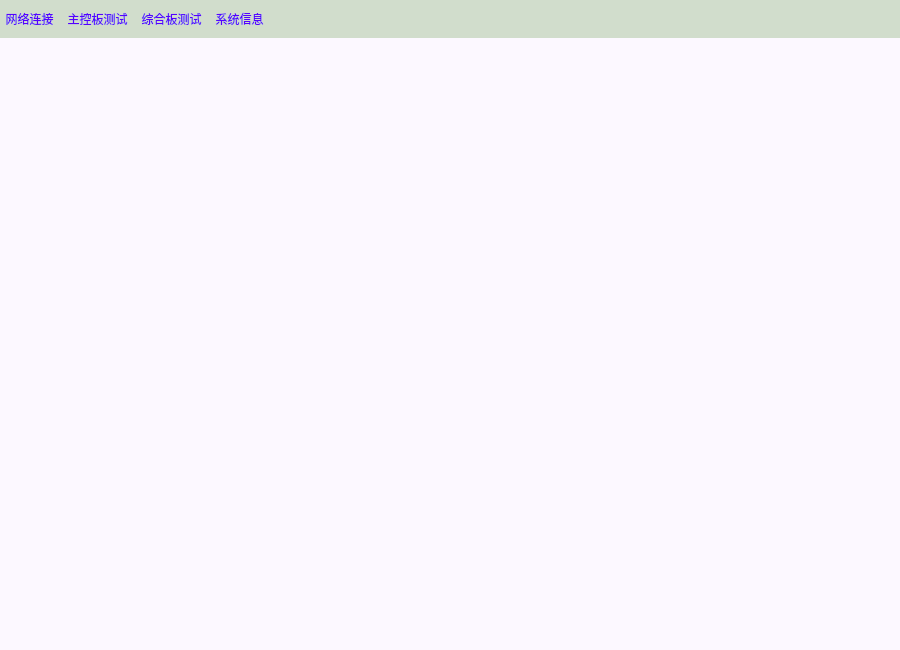
<?xml version="1.0" encoding="UTF-8"?>
<ui version="4.0">
 <class>MainWindow</class>
 <widget class="QMainWindow" name="MainWindow">
  <property name="geometry">
   <rect>
    <x>0</x>
    <y>0</y>
    <width>900</width>
    <height>650</height>
   </rect>
  </property>
  <property name="sizePolicy">
   <sizepolicy hsizetype="Preferred" vsizetype="Preferred">
    <horstretch>0</horstretch>
    <verstretch>0</verstretch>
   </sizepolicy>
  </property>
  <property name="windowTitle">
   <string>主控测试系统</string>
  </property>
  <property name="windowIcon">
   <iconset resource="Resource.qrc">
    <normaloff>:/RES/ICON/Resources/icon/ic_mainWindow.png</normaloff>:/RES/ICON/Resources/icon/ic_mainWindow.png</iconset>
  </property>
  <widget class="QWidget" name="centralwidget">
   <property name="sizePolicy">
    <sizepolicy hsizetype="Preferred" vsizetype="Preferred">
     <horstretch>0</horstretch>
     <verstretch>0</verstretch>
    </sizepolicy>
   </property>
   <layout class="QVBoxLayout" name="verticalLayout_2">
    <property name="spacing">
     <number>0</number>
    </property>
    <property name="leftMargin">
     <number>0</number>
    </property>
    <property name="topMargin">
     <number>0</number>
    </property>
    <property name="rightMargin">
     <number>0</number>
    </property>
    <property name="bottomMargin">
     <number>0</number>
    </property>
    <item>
     <widget class="QWidget" name="widget" native="true">
      <property name="styleSheet">
       <string notr="true">background-color: rgb(209, 221, 204);</string>
      </property>
      <layout class="QVBoxLayout" name="verticalLayout">
       <property name="spacing">
        <number>1</number>
       </property>
       <property name="leftMargin">
        <number>1</number>
       </property>
       <property name="topMargin">
        <number>1</number>
       </property>
       <property name="rightMargin">
        <number>1</number>
       </property>
       <property name="bottomMargin">
        <number>1</number>
       </property>
       <item>
        <layout class="QHBoxLayout" name="menuLayout">
         <property name="spacing">
          <number>5</number>
         </property>
         <property name="topMargin">
          <number>2</number>
         </property>
         <property name="bottomMargin">
          <number>2</number>
         </property>
         <item>
          <widget class="QToolButton" name="toolButton_NetWork">
           <property name="styleSheet">
            <string notr="true">color: rgb(85, 0, 255);
border:0;</string>
           </property>
           <property name="text">
            <string>网络连接</string>
           </property>
           <property name="icon">
            <iconset resource="Resource.qrc">
             <normaloff>:/RES/ICON/Resources/icon/ic_connectNet.png</normaloff>:/RES/ICON/Resources/icon/ic_connectNet.png</iconset>
           </property>
           <property name="iconSize">
            <size>
             <width>32</width>
             <height>32</height>
            </size>
           </property>
           <property name="checkable">
            <bool>false</bool>
           </property>
           <property name="autoRepeat">
            <bool>false</bool>
           </property>
           <property name="autoExclusive">
            <bool>false</bool>
           </property>
           <property name="toolButtonStyle">
            <enum>Qt::ToolButtonTextUnderIcon</enum>
           </property>
           <property name="autoRaise">
            <bool>false</bool>
           </property>
           <property name="arrowType">
            <enum>Qt::NoArrow</enum>
           </property>
          </widget>
         </item>
         <item>
          <widget class="QToolButton" name="toolButton_MCB_test">
           <property name="sizePolicy">
            <sizepolicy hsizetype="Fixed" vsizetype="Fixed">
             <horstretch>0</horstretch>
             <verstretch>0</verstretch>
            </sizepolicy>
           </property>
           <property name="minimumSize">
            <size>
             <width>50</width>
             <height>32</height>
            </size>
           </property>
           <property name="styleSheet">
            <string notr="true">color: rgb(85, 0, 255);
border:0;</string>
           </property>
           <property name="text">
            <string>主控板测试</string>
           </property>
           <property name="icon">
            <iconset resource="Resource.qrc">
             <normaloff>:/RES/ICON/Resources/icon/ic_mainTest.png</normaloff>:/RES/ICON/Resources/icon/ic_mainTest.png</iconset>
           </property>
           <property name="iconSize">
            <size>
             <width>32</width>
             <height>32</height>
            </size>
           </property>
           <property name="toolButtonStyle">
            <enum>Qt::ToolButtonTextUnderIcon</enum>
           </property>
          </widget>
         </item>
         <item>
          <widget class="QToolButton" name="toolButton_SYN_test">
           <property name="sizePolicy">
            <sizepolicy hsizetype="Fixed" vsizetype="Fixed">
             <horstretch>0</horstretch>
             <verstretch>0</verstretch>
            </sizepolicy>
           </property>
           <property name="minimumSize">
            <size>
             <width>50</width>
             <height>32</height>
            </size>
           </property>
           <property name="styleSheet">
            <string notr="true">color: rgb(85, 0, 255);
border:0;</string>
           </property>
           <property name="text">
            <string>综合板测试</string>
           </property>
           <property name="icon">
            <iconset resource="Resource.qrc">
             <normaloff>:/RES/ICON/Resources/icon/ic_synTest.png</normaloff>:/RES/ICON/Resources/icon/ic_synTest.png</iconset>
           </property>
           <property name="iconSize">
            <size>
             <width>32</width>
             <height>32</height>
            </size>
           </property>
           <property name="toolButtonStyle">
            <enum>Qt::ToolButtonTextUnderIcon</enum>
           </property>
          </widget>
         </item>
         <item>
          <widget class="QToolButton" name="toolButton_SysInfo">
           <property name="sizePolicy">
            <sizepolicy hsizetype="Fixed" vsizetype="Fixed">
             <horstretch>0</horstretch>
             <verstretch>0</verstretch>
            </sizepolicy>
           </property>
           <property name="minimumSize">
            <size>
             <width>50</width>
             <height>32</height>
            </size>
           </property>
           <property name="styleSheet">
            <string notr="true">color: rgb(85, 0, 255);
border:0;</string>
           </property>
           <property name="text">
            <string>系统信息</string>
           </property>
           <property name="icon">
            <iconset resource="Resource.qrc">
             <normaloff>:/RES/ICON/Resources/icon/ic_SysInfo.png</normaloff>:/RES/ICON/Resources/icon/ic_SysInfo.png</iconset>
           </property>
           <property name="iconSize">
            <size>
             <width>32</width>
             <height>32</height>
            </size>
           </property>
           <property name="toolButtonStyle">
            <enum>Qt::ToolButtonTextUnderIcon</enum>
           </property>
          </widget>
         </item>
         <item>
          <spacer name="horizontalSpacer">
           <property name="orientation">
            <enum>Qt::Horizontal</enum>
           </property>
           <property name="sizeHint" stdset="0">
            <size>
             <width>40</width>
             <height>20</height>
            </size>
           </property>
          </spacer>
         </item>
        </layout>
       </item>
      </layout>
     </widget>
    </item>
    <item>
     <layout class="QVBoxLayout" name="subWindowLayout">
      <item>
       <widget class="QStackedWidget" name="stackedWidget">
        <property name="styleSheet">
         <string notr="true">background-color: rgb(252, 248, 255);</string>
        </property>
        <property name="currentIndex">
         <number>-1</number>
        </property>
       </widget>
      </item>
     </layout>
    </item>
   </layout>
  </widget>
 </widget>
 <resources>
  <include location="Resource.qrc"/>
 </resources>
 <connections/>
</ui>
